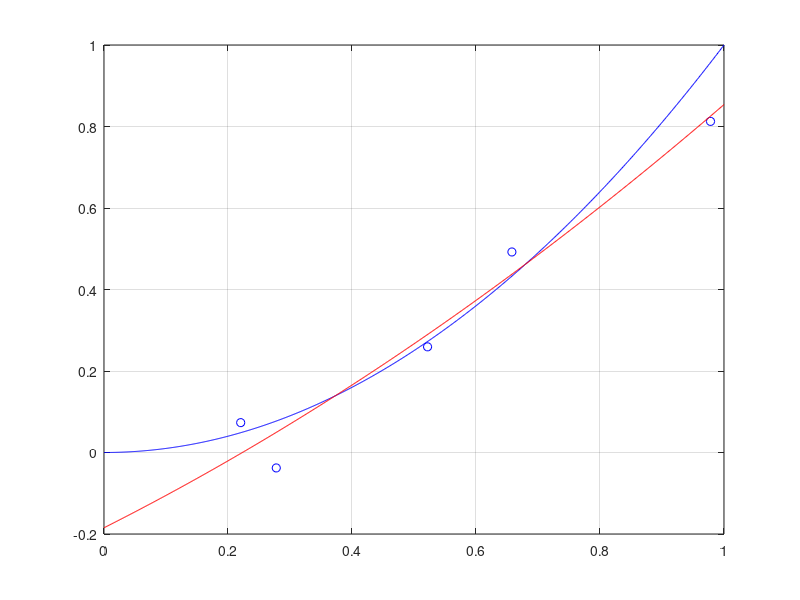

MATLAB code to generate this figure:
%% Init
clear
close all
clc

%% Problem
% Generate the X
nt = 1000;
xt = linspace(0,1,nt)';

% Generate the y
yt = xt .^ 2;

% Plot
figure, hold on, box on, grid on;
plot(xt, yt, 'b');

%% Sampling
sigma = 0.1; % Noise dampening
n = 5;
x = rand(n, 1); % n rows 1 column
y = x .^2 + sigma * randn(size(x)); % y + some gaussian noise

plot(x,y,'ob'); % Blue circles

%% Learning
p = 2;

mX = zeros(n, p+1);  
for j = 1:p+1
    mX(:,j) = x .^ (j-1);
end

vY = y;
vC = (mX' * mX)\mX'* vY;

%% Forward
% Plot the estimator
fX = zeros(nt, p+1);  
for j = 1:p+1
    fX(:,j) = xt .^ (j-1);
end
fY = fX * vC;

plot (xt, fY,'r');
